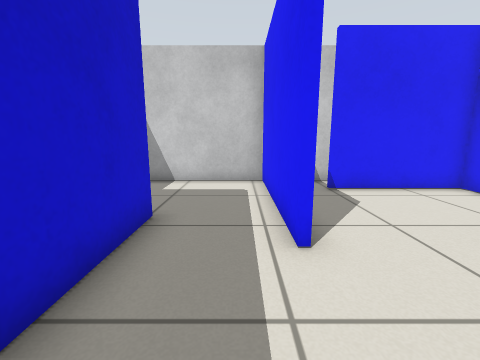
[1] (above)

16 first-person views from a walk through a Gazebo world. The camera is 0.17 m above the floor, tilts 10° down and sees 90° across. The floor is counted in squares, 0.1 m on a side. Each view is taken from the middle of a square. On the plan, view 1 faces up. The plan holds only what a view shows up to about 14 squares ahead; the rest is blank.

[2]
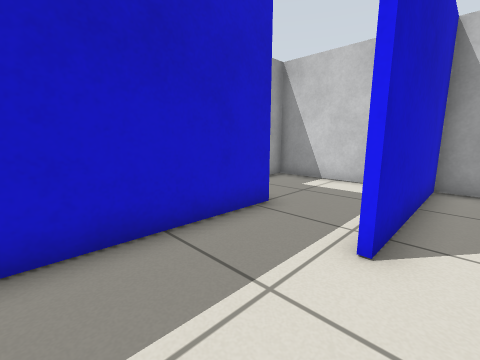

[3]
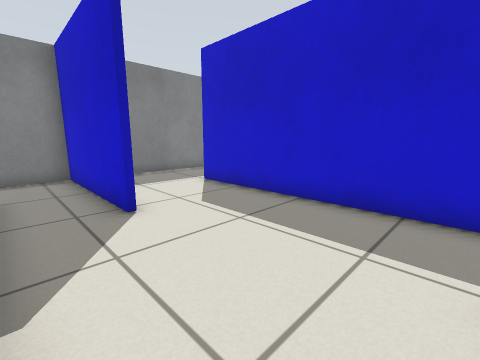

[4]
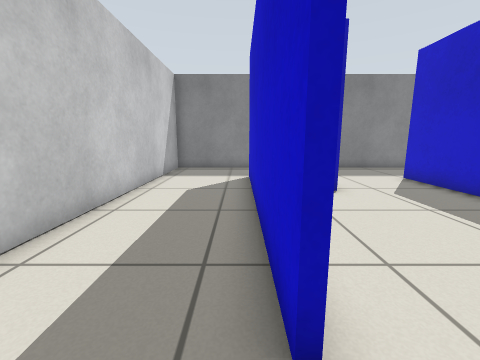

[5]
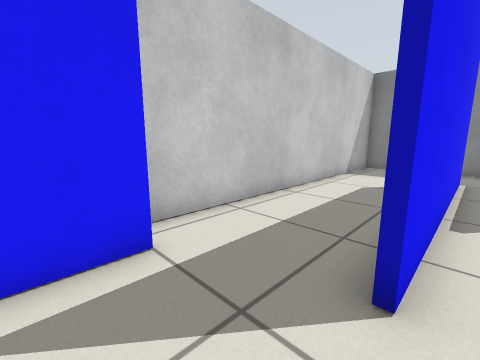

[6]
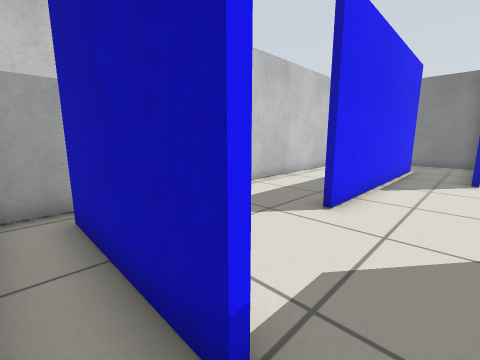

[7]
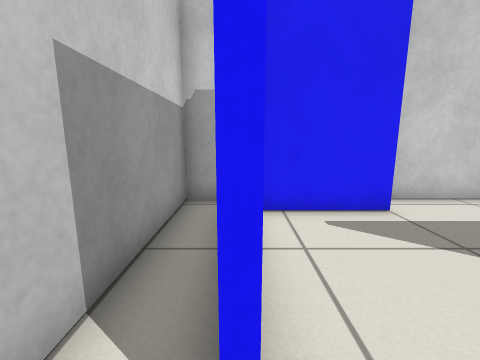

[8]
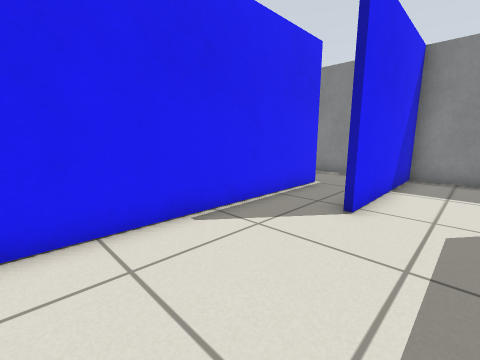

[9]
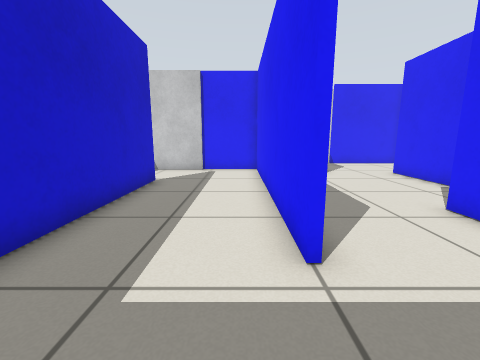

[10]
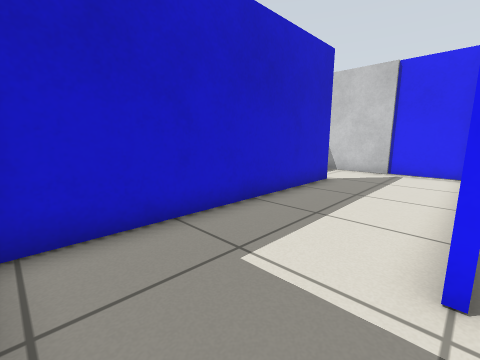

[11]
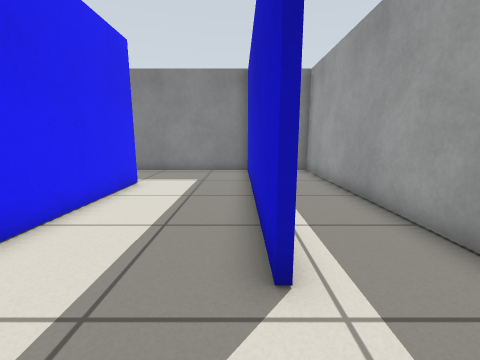

[12]
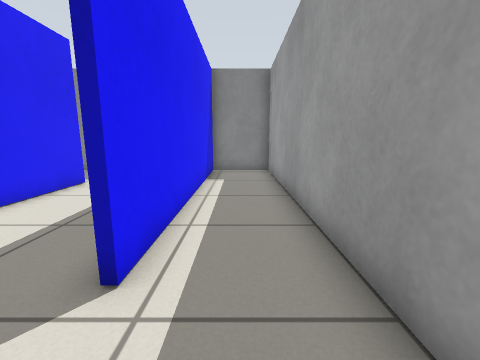

[13]
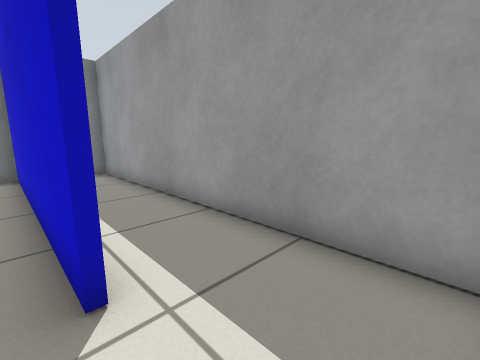

[14]
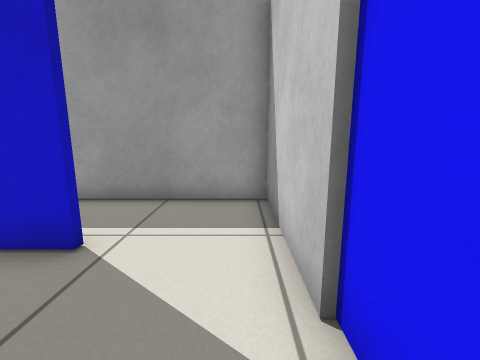

[15]
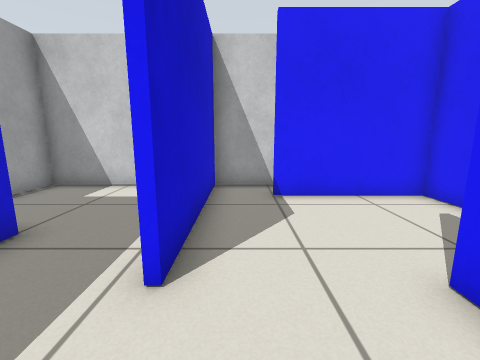

[16]
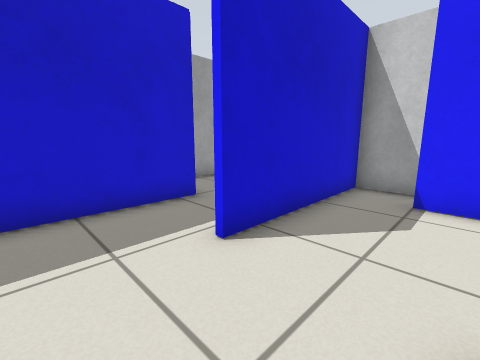

### Floor plan
Points are (right, up) in squares from view 1. A wall is a line through its corners. A room is listed if a view was taken in it or the views show most of it. See-through windows are left out.
Room 1 (views 1, 8)
walls: (0.9, 3.5) (0.9, 5.5); (-1.9, 5.1) (-1.9, -2.5)
ways out: opening at (1, -0.8) to room 2; opening at (-0.5, 4.5) to room 7
Room 2 (views 2, 3, 4, 5, 15, 16)
walls: (2.1, -2.4) (2.1, -8.5); (4.6, 3.6) (4.6, -5.5); (1.9, -4.5) (1.9, -2.5); (7.4, 4.4) (7.4, 7.9) (3, 7.9); (4.4, -5.6) (4.4, 3.5); (-1.9, -2.5) (-1.9, -5); (1.1, 7.4) (1.1, 3.5); (2, -8.5) (8.5, -8.5) (8.5, 4.1)
ways out: opening at (1, -0.8) to room 1; opening at (2, 8) to room 3
Room 3 (views 6, 7)
walls: (2.9, 8.1) (7.5, 8.1); (8.5, 7.9) (8.5, 9.5) (1, 9.5); (1.1, 9.6) (1.1, 7.4)
ways out: opening at (2, 8) to room 2
Room 4 (views 9, 11, 13, 14)
walls: (-2.1, -5) (-2.1, 4.9) (-6.5, 4.9); (-6.4, 1.6) (-6.4, -8.5); (-6, -8.5) (-2.5, -8.5)
ways out: opening at (-2, -6.5) to room 5; opening at (-6, 3) to room 6
Room 5 (view 10)
walls: (-2.5, -8.5) (2, -8.5); (1.9, -8.5) (1.9, -4.5)
ways out: opening at (-2, -6.5) to room 4
Room 6 (view 12)
walls: (-6.6, -8.5) (-6.6, 1.6); (-6.5, 4.9) (-9.5, 4.9) (-9.5, -8.5) (-6, -8.5)
ways out: opening at (-6, 3) to room 4
Room 7 (no view inside)
walls: (1, 9.5) (-4.7, 9.5) (-4.7, 6.9); (0.9, 5.5) (0.9, 9.5)
ways out: opening at (-0.5, 4.5) to room 1

Positions as (right, up) in squares from view 1, and headings:
1: (0, 0), facing up
2: (2, 0), facing up-left
3: (4, 3), facing down-left
4: (5, 5), facing down
5: (4, 6), facing down-right
6: (2, 9), facing down-right
7: (2, 8), facing right
8: (0, 3), facing down-right
9: (-3, -8), facing up
10: (-2, -8), facing up-left
11: (-6, 4), facing down
12: (-8, 4), facing down
13: (-6, 4), facing down-left
14: (-3, 4), facing left
15: (2, 1), facing up
16: (4, 1), facing up-left
